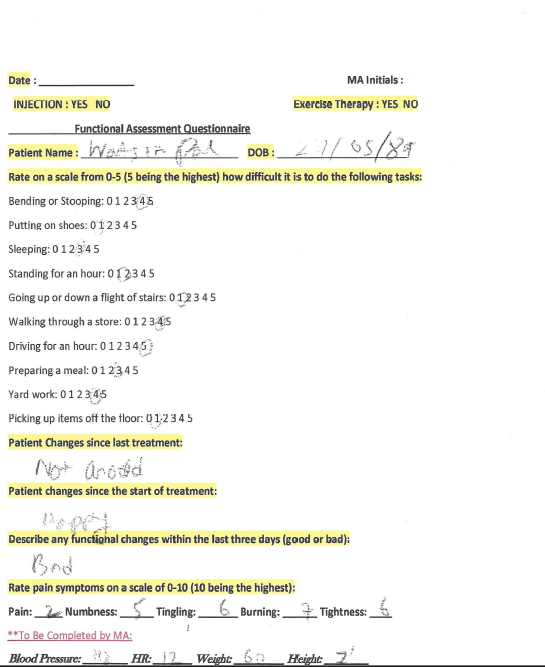
#> input picture image1.png, 545 x 667 px, found by its file name
$ python task_method_1_tesseract.py
#> lines starting #> are read from the running program, lines starting #| are printed output that depends on the picture; after the words box and inside, x2 and y2 are one past the last pixel; in counts of white or black regions, pixels touching at a corner belong together
import cv2
import pytesseract
import json
import sqlite3
import re

# Set Tesseract path (Change if needed)
# include this line if tesseract is not added to path else ignore
# pytesseract.pytesseract.tesseract_cmd = r"C:\Program Files\Tesseract-OCR\tesseract.exe"

def preprocess_image(image_path):
#> called with image_path = 'C:\\Users\\hp\\Desktop\\OCR\\image1.png'
    img = cv2.imread(image_path, cv2.IMREAD_GRAYSCALE)
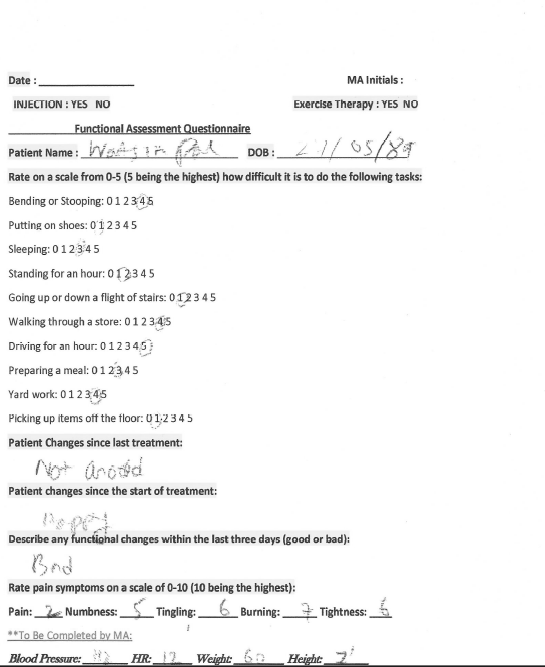
#> img: shape (667, 545); min 27, max 255, mean 245.3
    img = cv2.GaussianBlur(img, (5, 5), 0)
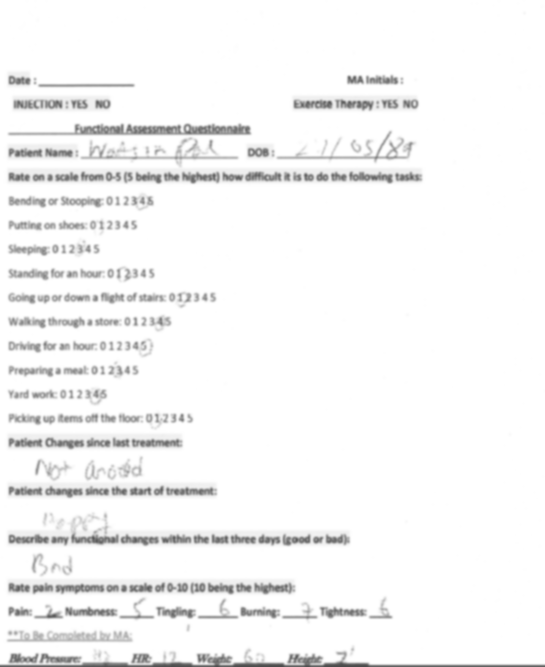
#> img: shape (667, 545); min 74, max 255, mean 245.3
    img = cv2.adaptiveThreshold(img, 255, cv2.ADAPTIVE_THRESH_GAUSSIAN_C, cv2.THRESH_BINARY, 31, 2)
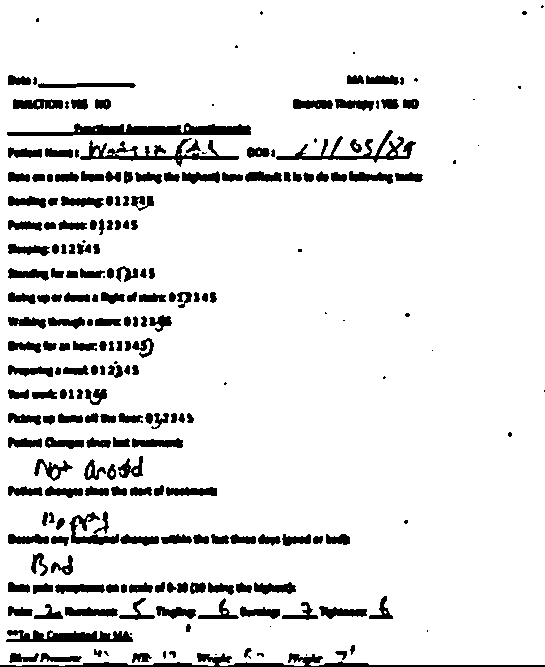
#> img: shape (667, 545); 90.1% white; 230 black regions (33 under 20 px), largest, box (x1, y1, x2, y2) and area: (0, 653, 545, 667) 1862, (7, 123, 251, 136) 1859, (80, 138, 239, 167) 1212
    return cv2.resize(img, None, fx=1.5, fy=1.5, interpolation=cv2.INTER_CUBIC)
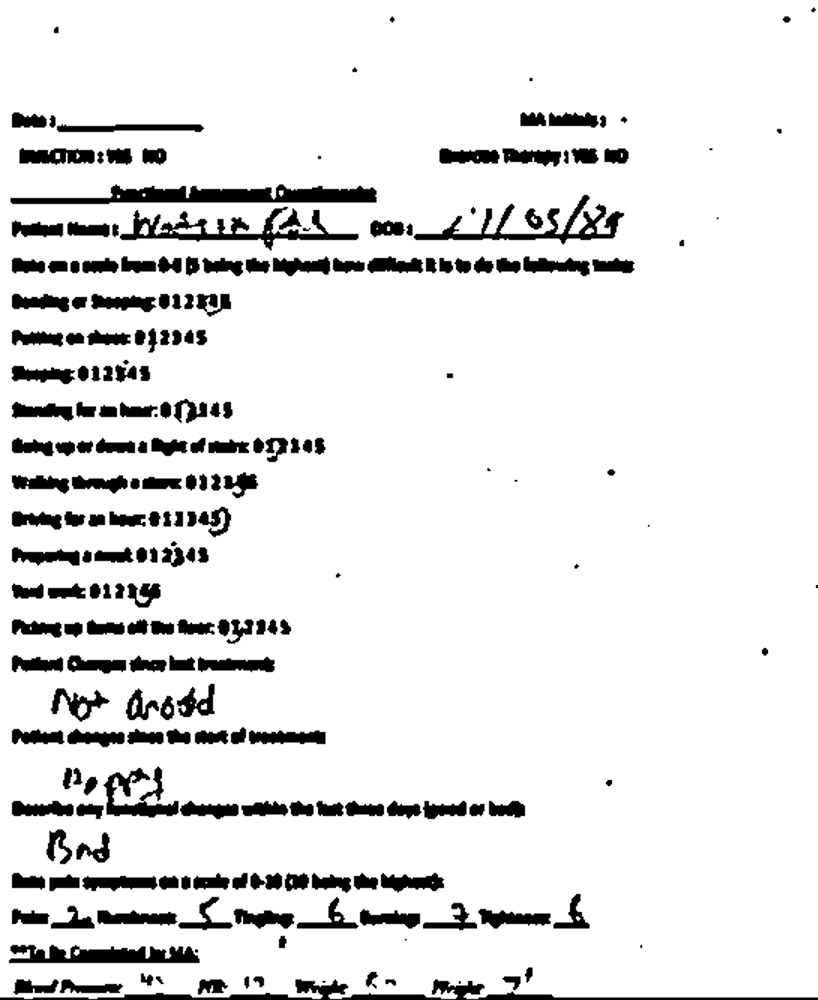
#> returned value: shape (1000, 818); min 0, max 255, mean 229.9

def extract_text_tesseract(image_path):
    img = preprocess_image(image_path)
#> (the run stopped early here; a loop or call above may not have finished)
